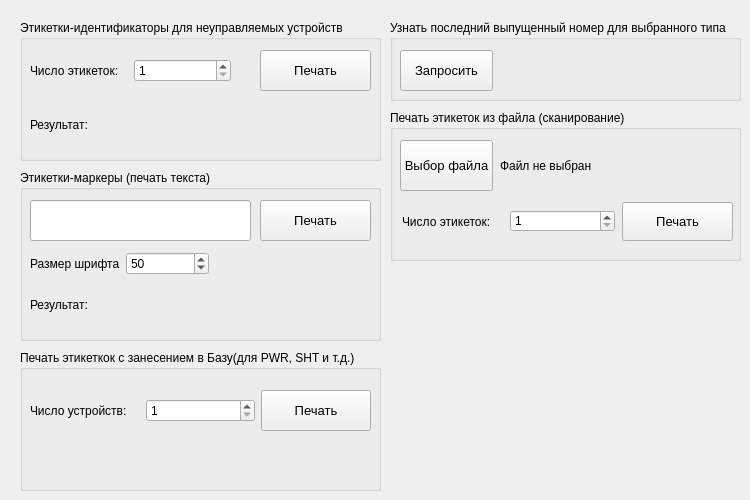
          <widget class="QWidget" name="tab">
           <attribute name="title">
            <string>Этикетки</string>
           </attribute>
           <widget class="QGroupBox" name="groupBox_6">
            <property name="geometry">
             <rect>
              <x>20</x>
              <y>20</y>
              <width>361</width>
              <height>141</height>
             </rect>
            </property>
            <property name="font">
             <font>
              <pointsize>9</pointsize>
             </font>
            </property>
            <property name="styleSheet">
             <string notr="true"/>
            </property>
            <property name="title">
             <string>Этикетки-идентификаторы для неуправляемых устройств</string>
            </property>
            <widget class="QPushButton" name="id_label_print">
             <property name="geometry">
              <rect>
               <x>240</x>
               <y>30</y>
               <width>111</width>
               <height>41</height>
              </rect>
             </property>
             <property name="font">
              <font>
               <pointsize>10</pointsize>
              </font>
             </property>
             <property name="cursor">
              <cursorShape>PointingHandCursor</cursorShape>
             </property>
             <property name="styleSheet">
              <string notr="true"/>
             </property>
             <property name="text">
              <string>Печать</string>
             </property>
            </widget>
            <widget class="QLabel" name="label_15">
             <property name="geometry">
              <rect>
               <x>10</x>
               <y>80</y>
               <width>120</width>
               <height>50</height>
              </rect>
             </property>
             <property name="minimumSize">
              <size>
               <width>120</width>
               <height>50</height>
              </size>
             </property>
             <property name="maximumSize">
              <size>
               <width>16777215</width>
               <height>50</height>
              </size>
             </property>
             <property name="styleSheet">
              <string notr="true">font: 12pt &quot;MS Shell Dlg 2&quot;;</string>
             </property>
             <property name="text">
              <string>Результат:</string>
             </property>
            </widget>
            <widget class="QLabel" name="id_label_result">
             <property name="geometry">
              <rect>
               <x>140</x>
               <y>80</y>
               <width>200</width>
               <height>50</height>
              </rect>
             </property>
             <property name="minimumSize">
              <size>
               <width>200</width>
               <height>50</height>
              </size>
             </property>
             <property name="maximumSize">
              <size>
               <width>16777215</width>
               <height>50</height>
              </size>
             </property>
             <property name="styleSheet">
              <string notr="true">font: 12pt &quot;MS Shell Dlg 2&quot;;</string>
             </property>
             <property name="text">
              <string/>
             </property>
            </widget>
            <widget class="QWidget" name="layoutWidget">
             <property name="geometry">
              <rect>
               <x>10</x>
               <y>30</y>
               <width>201</width>
               <height>41</height>
              </rect>
             </property>
             <layout class="QHBoxLayout" name="horizontalLayout_14">
              <item>
               <widget class="QLabel" name="label_8">
                <property name="text">
                 <string>Число этикеток:</string>
                </property>
               </widget>
              </item>
              <item>
               <widget class="QSpinBox" name="id_label_num">
                <property name="minimum">
                 <number>1</number>
                </property>
                <property name="maximum">
                 <number>1000</number>
                </property>
                <property name="value">
                 <number>1</number>
                </property>
               </widget>
              </item>
             </layout>
            </widget>
           </widget>
           <widget class="QGroupBox" name="groupBox_9">
            <property name="geometry">
             <rect>
              <x>20</x>
              <y>170</y>
              <width>361</width>
              <height>171</height>
             </rect>
            </property>
            <property name="font">
             <font>
              <pointsize>9</pointsize>
             </font>
            </property>
            <property name="styleSheet">
             <string notr="true"/>
            </property>
            <property name="title">
             <string>Этикетки-маркеры (печать текста)</string>
            </property>
            <widget class="QPushButton" name="marker_label_print">
             <property name="geometry">
              <rect>
               <x>240</x>
               <y>30</y>
               <width>111</width>
               <height>41</height>
              </rect>
             </property>
             <property name="font">
              <font>
               <pointsize>10</pointsize>
              </font>
             </property>
             <property name="cursor">
              <cursorShape>PointingHandCursor</cursorShape>
             </property>
             <property name="styleSheet">
              <string notr="true"/>
             </property>
             <property name="text">
              <string>Печать</string>
             </property>
            </widget>
            <widget class="QLabel" name="label_28">
             <property name="geometry">
              <rect>
               <x>10</x>
               <y>110</y>
               <width>120</width>
               <height>50</height>
              </rect>
             </property>
             <property name="minimumSize">
              <size>
               <width>120</width>
               <height>50</height>
              </size>
             </property>
             <property name="maximumSize">
              <size>
               <width>16777215</width>
               <height>50</height>
              </size>
             </property>
             <property name="styleSheet">
              <string notr="true">font: 12pt &quot;MS Shell Dlg 2&quot;;</string>
             </property>
             <property name="text">
              <string>Результат:</string>
             </property>
            </widget>
            <widget class="QLabel" name="marker_label_result">
             <property name="geometry">
              <rect>
               <x>110</x>
               <y>120</y>
               <width>241</width>
               <height>50</height>
              </rect>
             </property>
             <property name="minimumSize">
              <size>
               <width>200</width>
               <height>50</height>
              </size>
             </property>
             <property name="maximumSize">
              <size>
               <width>16777215</width>
               <height>50</height>
              </size>
             </property>
             <property name="styleSheet">
              <string notr="true">font: 12pt &quot;MS Shell Dlg 2&quot;;</string>
             </property>
             <property name="text">
              <string/>
             </property>
            </widget>
            <widget class="QWidget" name="layoutWidget_2">
             <property name="geometry">
              <rect>
               <x>10</x>
               <y>80</y>
               <width>179</width>
               <height>27</height>
              </rect>
             </property>
             <layout class="QHBoxLayout" name="horizontalLayout_31">
              <item>
               <widget class="QLabel" name="label_29">
                <property name="text">
                 <string>Размер шрифта</string>
                </property>
               </widget>
              </item>
              <item>
               <widget class="QSpinBox" name="marker_label_size">
                <property name="minimum">
                 <number>1</number>
                </property>
                <property name="maximum">
                 <number>999</number>
                </property>
                <property name="value">
                 <number>50</number>
                </property>
               </widget>
              </item>
             </layout>
            </widget>
            <widget class="QLineEdit" name="marker_label_text">
             <property name="geometry">
              <rect>
               <x>10</x>
               <y>30</y>
               <width>221</width>
               <height>41</height>
              </rect>
             </property>
            </widget>
           </widget>
           <widget class="QGroupBox" name="groupBox">
            <property name="geometry">
             <rect>
              <x>20</x>
              <y>350</y>
              <width>361</width>
              <height>141</height>
             </rect>
            </property>
            <property name="font">
             <font>
              <pointsize>9</pointsize>
             </font>
            </property>
            <property name="styleSheet">
             <string notr="true"/>
            </property>
            <property name="title">
             <string>Печать этикеткок с занесением в Базу(для PWR, SHT и т.д.) </string>
            </property>
            <widget class="QWidget" name="layoutWidget">
             <property name="geometry">
              <rect>
               <x>10</x>
               <y>40</y>
               <width>341</width>
               <height>41</height>
              </rect>
             </property>
             <layout class="QHBoxLayout" name="horizontalLayout_29">
              <item>
               <widget class="QLabel" name="label_41">
                <property name="text">
                 <string>Число устройств:</string>
                </property>
               </widget>
              </item>
              <item>
               <widget class="QSpinBox" name="countLabel">
                <property name="minimum">
                 <number>1</number>
                </property>
                <property name="maximum">
                 <number>1000</number>
                </property>
                <property name="value">
                 <number>1</number>
                </property>
               </widget>
              </item>
              <item>
               <widget class="QPushButton" name="printLabel_btn">
                <property name="sizePolicy">
                 <sizepolicy hsizetype="Minimum" vsizetype="Preferred">
                  <horstretch>0</horstretch>
                  <verstretch>0</verstretch>
                 </sizepolicy>
                </property>
                <property name="font">
                 <font>
                  <pointsize>10</pointsize>
                 </font>
                </property>
                <property name="cursor">
                 <cursorShape>PointingHandCursor</cursorShape>
                </property>
                <property name="styleSheet">
                 <string notr="true"/>
                </property>
                <property name="text">
                 <string>Печать</string>
                </property>
               </widget>
              </item>
             </layout>
            </widget>
            <widget class="QLabel" name="printResult_lbl">
             <property name="geometry">
              <rect>
               <x>10</x>
               <y>90</y>
               <width>201</width>
               <height>31</height>
              </rect>
             </property>
             <property name="text">
              <string/>
             </property>
            </widget>
           </widget>
           <widget class="QGroupBox" name="groupBox_3">
            <property name="geometry">
             <rect>
              <x>390</x>
              <y>20</y>
              <width>351</width>
              <height>81</height>
             </rect>
            </property>
            <property name="font">
             <font>
              <pointsize>9</pointsize>
             </font>
            </property>
            <property name="styleSheet">
             <string notr="true"/>
            </property>
            <property name="title">
             <string>Узнать последний выпущенный номер для выбранного типа </string>
            </property>
            <widget class="QPushButton" name="LastSerialBtn">
             <property name="geometry">
              <rect>
               <x>10</x>
               <y>30</y>
               <width>93</width>
               <height>41</height>
              </rect>
             </property>
             <property name="font">
              <font>
               <pointsize>10</pointsize>
              </font>
             </property>
             <property name="cursor">
              <cursorShape>PointingHandCursor</cursorShape>
             </property>
             <property name="styleSheet">
              <string notr="true"/>
             </property>
             <property name="text">
              <string>Запросить</string>
             </property>
            </widget>
            <widget class="QLabel" name="LastSerialResult">
             <property name="geometry">
              <rect>
               <x>120</x>
               <y>20</y>
               <width>200</width>
               <height>50</height>
              </rect>
             </property>
             <property name="minimumSize">
              <size>
               <width>200</width>
               <height>50</height>
              </size>
             </property>
             <property name="maximumSize">
              <size>
               <width>16777215</width>
               <height>50</height>
              </size>
             </property>
             <property name="styleSheet">
              <string notr="true">font: 12pt &quot;MS Shell Dlg 2&quot;;</string>
             </property>
             <property name="text">
              <string/>
             </property>
            </widget>
           </widget>
           <widget class="QGroupBox" name="groupBox_12">
            <property name="geometry">
             <rect>
              <x>390</x>
              <y>110</y>
              <width>351</width>
              <height>151</height>
             </rect>
            </property>
            <property name="font">
             <font>
              <pointsize>9</pointsize>
             </font>
            </property>
            <property name="styleSheet">
             <string notr="true"/>
            </property>
            <property name="title">
             <string>Печать этикеток из файла (сканирование)</string>
            </property>
            <widget class="QPushButton" name="serialPrintFromFilePathBtn">
             <property name="geometry">
              <rect>
               <x>10</x>
               <y>30</y>
               <width>93</width>
               <height>51</height>
              </rect>
             </property>
             <property name="font">
              <font>
               <pointsize>10</pointsize>
              </font>
             </property>
             <property name="cursor">
              <cursorShape>PointingHandCursor</cursorShape>
             </property>
             <property name="styleSheet">
              <string notr="true"/>
             </property>
             <property name="text">
              <string>Выбор файла</string>
             </property>
            </widget>
            <widget class="QLabel" name="serialPrintFromFilePath">
             <property name="geometry">
              <rect>
               <x>110</x>
               <y>30</y>
               <width>221</width>
               <height>51</height>
              </rect>
             </property>
             <property name="text">
              <string>Файл не выбран</string>
             </property>
            </widget>
            <widget class="QLabel" name="label_51">
             <property name="geometry">
              <rect>
               <x>12</x>
               <y>92</y>
               <width>101</width>
               <height>39</height>
              </rect>
             </property>
             <property name="text">
              <string>Число этикеток:</string>
             </property>
            </widget>
            <widget class="QPushButton" name="serialPrintFromFilePrintBtn">
             <property name="geometry">
              <rect>
               <x>232</x>
               <y>92</y>
               <width>111</width>
               <height>39</height>
              </rect>
             </property>
             <property name="sizePolicy">
              <sizepolicy hsizetype="Minimum" vsizetype="Preferred">
               <horstretch>0</horstretch>
               <verstretch>0</verstretch>
              </sizepolicy>
             </property>
             <property name="font">
              <font>
               <pointsize>10</pointsize>
              </font>
             </property>
             <property name="cursor">
              <cursorShape>PointingHandCursor</cursorShape>
             </property>
             <property name="styleSheet">
              <string notr="true"/>
             </property>
             <property name="text">
              <string>Печать</string>
             </property>
            </widget>
            <widget class="QSpinBox" name="serialPrintFromFileCount">
             <property name="geometry">
              <rect>
               <x>120</x>
               <y>100</y>
               <width>105</width>
               <height>22</height>
              </rect>
             </property>
             <property name="minimum">
              <number>1</number>
             </property>
             <property name="maximum">
              <number>1000</number>
             </property>
             <property name="value">
              <number>1</number>
             </property>
            </widget>
           </widget>
          </widget>
